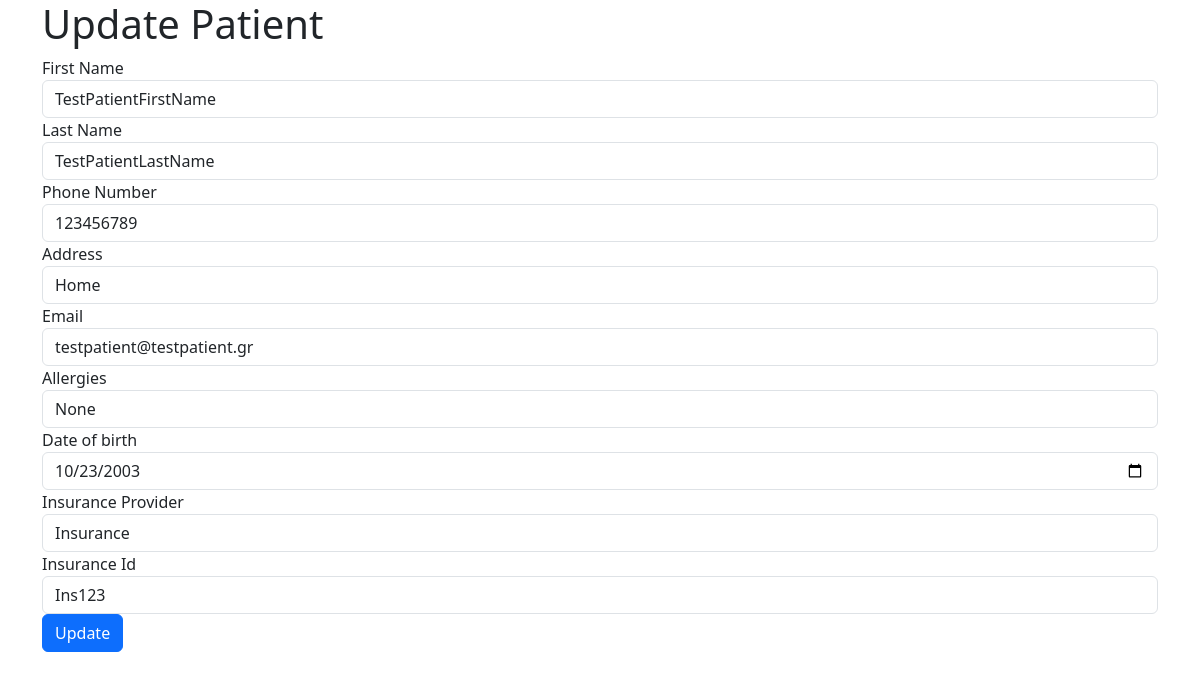
The app's page /hospital/patients/update/20/ with its own data.
### hospital/models.py (models this page shows, shortened)
class Patient(models.Model):
    user = models.OneToOneField(User, null=True, default=None, blank=True, on_delete=models.CASCADE)
    first_name = models.CharField(max_length=40, null=True, default=None)
    last_name = models.CharField(max_length=40, null=True, default=None)
    phone_number = models.CharField(max_length=10)
    address = models.CharField(max_length=50)
    email = models.EmailField()
    allergies = models.TextField(blank=True)
    date_of_birth = models.DateField()
    insurance_provider = models.CharField(max_length=50)
    insurance_id = models.CharField(max_length=20)

### hospital/views.py (the view)
# urls.py: path('patients/update/<int:pk>/', views.update_patient, name='update_patient'),
def update_patient(request, pk):
    patient = Patient.objects.get(pk=pk)
    if request.method == 'POST':
        form = PatientForm(request.POST, instance=patient)
        if form.is_valid():
            form.save()
            return redirect('/hospital/patients/')
    else:
        form = PatientForm(instance=patient)
    context = {'form': form, 'patient': patient}
    return render(request, 'update_patient.html', context)

### hospital/forms.py
class PatientForm(forms.ModelForm):
    class Meta:
        model = Patient
        fields = '__all__'

### hospital/templates/update_patient.html (shortened to what this page needs)
<!DOCTYPE html>
<html lang="en">
  <head>
    <link
      rel="stylesheet"
      href="https://cdn.jsdelivr.net/npm/bootstrap@5.3.0/dist/css/bootstrap.min.css"
    />
  </head>
  <body>
    <div class="container">
      <h1>Update Patient</h1>
      <form method="POST">
        <div class="form-group">
          <label for="first_name">First Name</label>
          <input
            type="text"
            class="form-control"
            id="first_name"
            name="first_name"
            value="{{ patient.first_name }}"
            required
          />
        </div>
        <div class="form-group">
          <label for="last_name">Last Name</label>
          <input
            type="text"
            class="form-control"
            id="last_name"
            name="last_name"
            value="{{ patient.last_name }}"
            required
          />
        </div>
        <div class="form-group">
          <label for="phone_number">Phone Number</label>
          <input
            type="text"
            class="form-control"
            id="phone_number"
            name="phone_number"
            value="{{ patient.phone_number }}"
            required
          />
        </div>
        <div class="form-group">
          <label for="address">Address</label>
          <input
            type="text"
            class="form-control"
            id="address"
            name="address"
            value="{{ patient.address }}"
            required
          />
        </div>
        <div class="form-group">
          <label for="email">Email</label>
          <input
            type="email"
            class="form-control"
            id="email"
            name="email"
            value="{{ patient.email }}"
            required
          />
        </div>
        <div class="form-group">
          <label for="allergies">Allergies</label>
          <input
            type="text"
            class="form-control"
            id="allergies"
            name="allergies"
            value="{{ patient.allergies }}"
          />
        </div>
        <div class="form-group">
          <label for="date_of_birth">Date of birth</label>
          <input
            type="date"
            class="form-control"
            id="date_of_birth"
            name="date_of_birth"
            value="{{ patient.date_of_birth | date:'Y-m-d' }}"
            required
          />
        </div>
        <div class="form-group">
          <label for="insurance_provider">Insurance Provider</label>
          <input
            type="text"
            class="form-control"
            id="insurance_provider"
            name="insurance_provider"
            value="{{ patient.insurance_provider }}"
            required
          />
        </div>
        <div class="form-group">
          <label for="insurance_id">Insurance Id</label>
          <input
            type="text"
            class="form-control"
            id="insurance_id"
            name="insurance_id"
            value="{{ patient.insurance_id }}"
            required
          />
        </div>
        <button type="submit" class="btn btn-primary">Update</button>
      </form>
    </div>
  </body>
</html>

### records on screen
Patient: first_name "TestPatientFirstName", last_name "TestPatientLastName", phone_number "123456789", address "Home", email "testpatient@testpatient.gr", allergies "None", date_of_birth "10/23/2003", insurance_provider "Insurance", insurance_id "Ins123"
